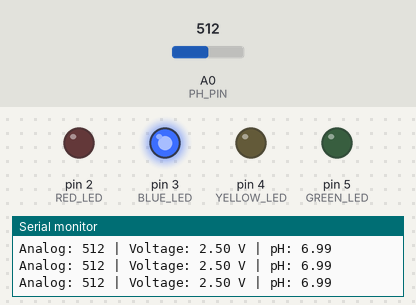
This sketch was run on a simulated Arduino Uno, built with avr-gcc and run on an emulated ATmega328P. Parts: output pins drawn as LEDs (lit = HIGH), the last lines printed to the serial monitor. Inputs (shaded band) come from the test bench; at power-on: A0 (PH_PIN) = 512.

Above: at 1.3 s.
1.4 s: A0 (PH_PIN) set to 576
2.9 s: A0 (PH_PIN) set to 601
At 3.4 s:
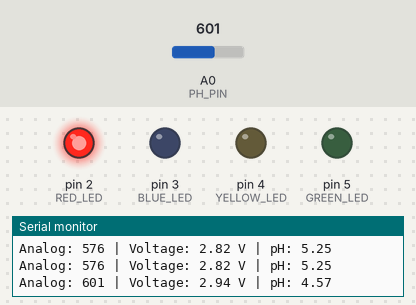
4.5 s: A0 (PH_PIN) set to 511
At 5.7 s:
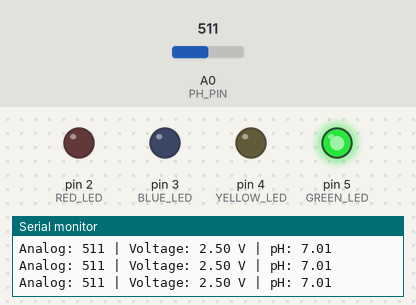
6.0 s: A0 (PH_PIN) set to 486
7.5 s: A0 (PH_PIN) set to 478
At 8.4 s:
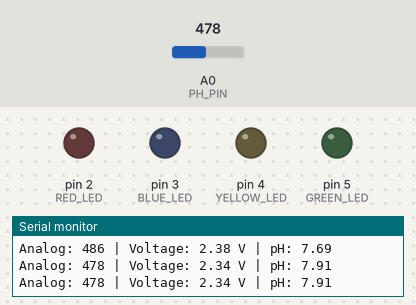
9.0 s: A0 (PH_PIN) set to 306
At 9.7 s:
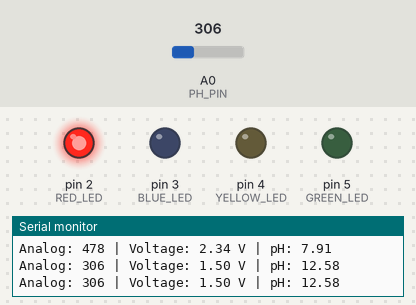
Timing chart, 0 to 12.0 s (numbered marks = the images above; inputs shaded):
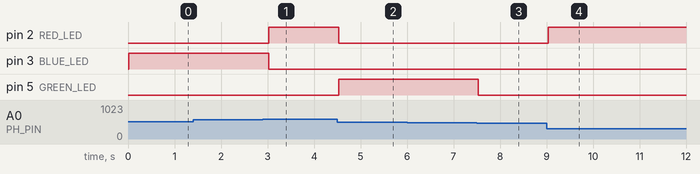

Measured:
- the behaviour switches between 585 and 586 on A0 (PH_PIN) (found by bisection; images 0 and 1)
- the behaviour switches between 479 and 478 on A0 (PH_PIN) (found by bisection; images 2 and 3)
- after the input at 2.9 s, pin 2 (RED_LED): LOW → HIGH after 0.13 s; pin 3 (BLUE_LED): HIGH → LOW after 0.13 s
- after the input at 4.5 s, pin 2 (RED_LED): HIGH → LOW at once; pin 5 (GREEN_LED): LOW → HIGH at once
- after the input at 7.5 s, pin 5 (GREEN_LED): HIGH → LOW at once
- after the input at 9.0 s, pin 2 (RED_LED): LOW → HIGH at once

The sketch:

project_s_code.ino
```cpp
/*
  ------------------------------------------------------------------------------
  © 2025 Javier Siliacay | USTP Autotronics - All Rights Reserved.

  This source code is the intellectual property of the author and is provided
  for educational and non-commercial use only. Unauthorized copying, modification,
  distribution, or use of this code for commercial purposes is strictly prohibited
  without prior written consent from the author.

  Violation of these terms may result in legal action under applicable intellectual
  property laws.

  For permissions, contact: github.com/javiersiliacay
  ------------------------------------------------------------------------------
*/

#define PH_PIN A0  // pH Sensor analog pin

#define RED_LED     2   // Unsafe
#define BLUE_LED    3   // Slightly Acidic
#define YELLOW_LED  4   // Slightly Basic
#define GREEN_LED   5   // Safe

void setup() {
  Serial.begin(9600);

  pinMode(RED_LED, OUTPUT);
  pinMode(BLUE_LED, OUTPUT);
  pinMode(YELLOW_LED, OUTPUT);
  pinMode(GREEN_LED, OUTPUT);

  digitalWrite(RED_LED, LOW);
  digitalWrite(BLUE_LED, LOW);
  digitalWrite(YELLOW_LED, LOW);
  digitalWrite(GREEN_LED, LOW);

  Serial.println("pH Detection Sensor System Initialized");
}

void loop() {
  int sensorValue = analogRead(PH_PIN);
  float voltage = sensorValue * (5.0 / 1023.0);
  float pH = 7 + ((2.5 - voltage) / 0.18);  // Adjust formula if needed

  Serial.print("Analog: ");
  Serial.print(sensorValue);
  Serial.print(" | Voltage: ");
  Serial.print(voltage, 2);
  Serial.print(" V | pH: ");
  Serial.println(pH, 2);

  // Reset all LEDs
  digitalWrite(RED_LED, LOW);
  digitalWrite(BLUE_LED, LOW);
  digitalWrite(YELLOW_LED, LOW);
  digitalWrite(GREEN_LED, LOW);

  // LED logic based on pH conditions
  if (pH < 5.0 || pH > 9.0) {
    digitalWrite(RED_LED, HIGH);     // Unsafe
  }
  if (pH >= 5.0 && pH < 7.0) {
    digitalWrite(BLUE_LED, HIGH);    // Slightly Acidic
  }
  if (pH >= 7.0 && pH <= 7.9) {
    digitalWrite(GREEN_LED, HIGH);   // Safe
  }
  if (pH >= 8.0 && pH <= 9.0) {
    digitalWrite(YELLOW_LED, HIGH);  // Slightly Basic
  }

  delay(500);
}
```
